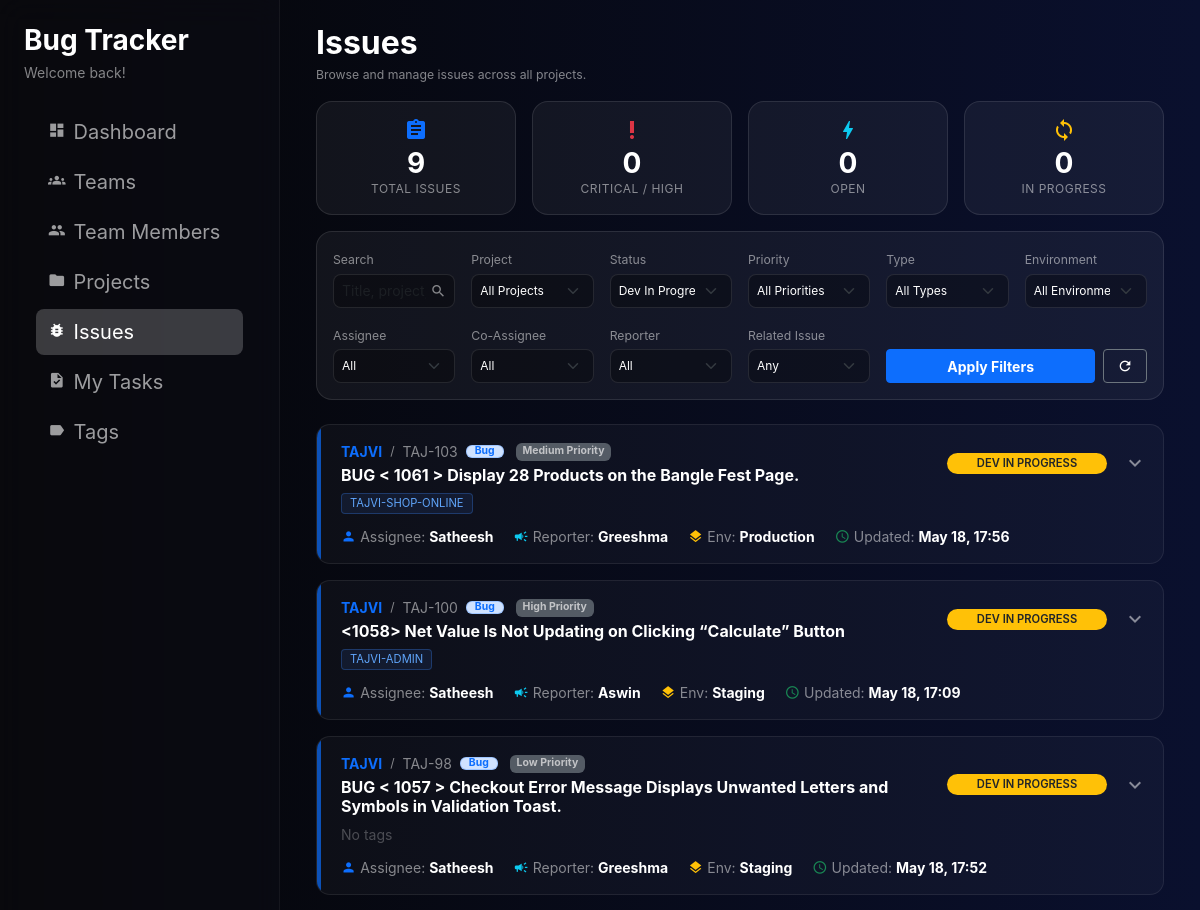
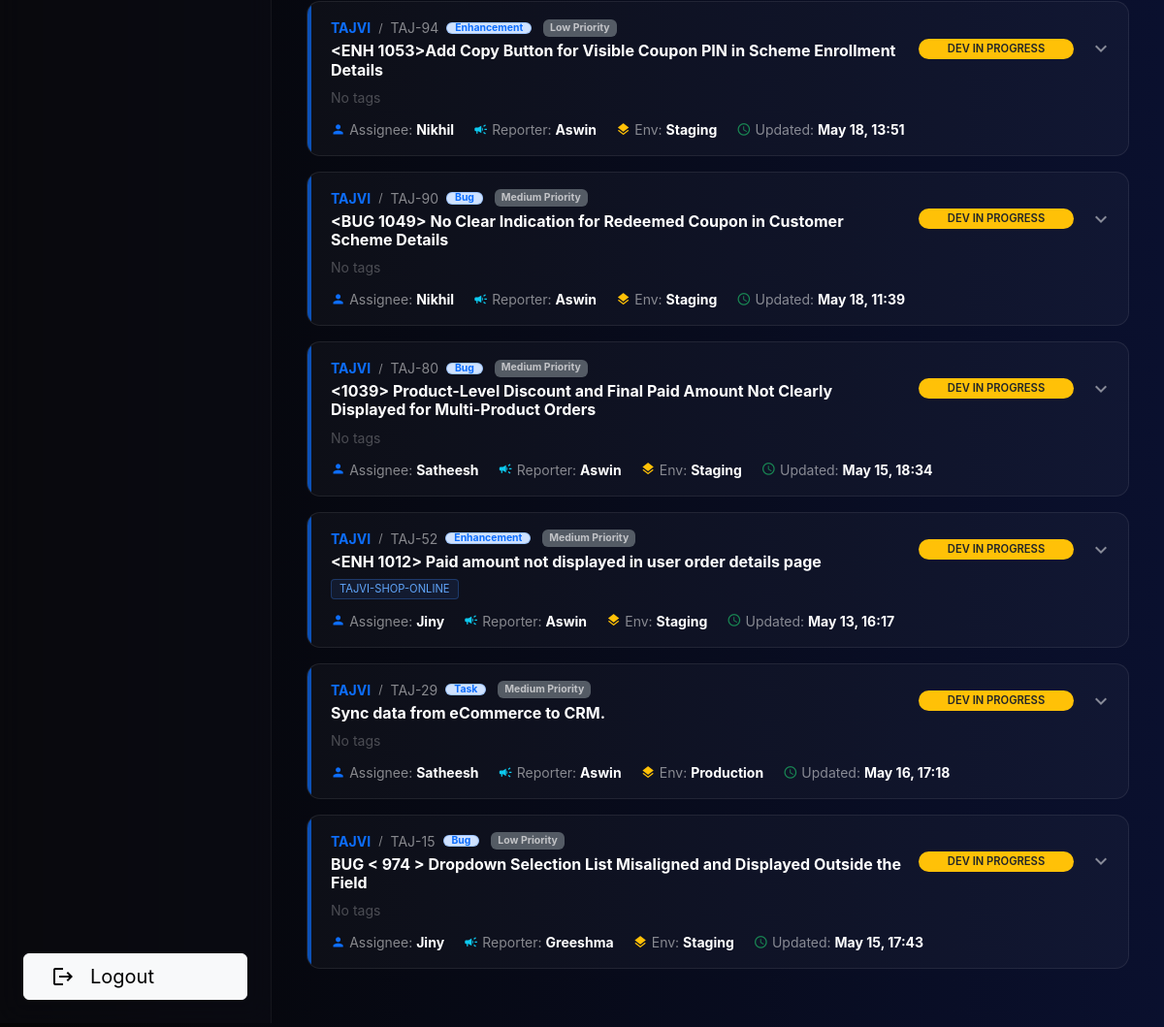
The page /issues/?source=ALL&project=&status=dev_in_progress (signed in) on the database as committed earlier (2 pictures, top to bottom).
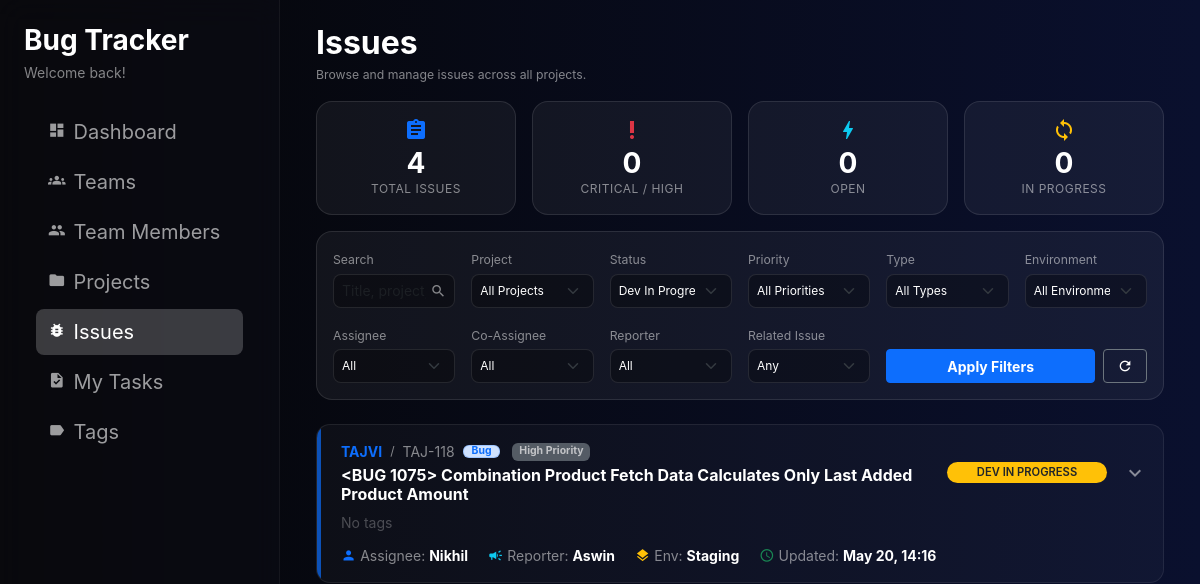
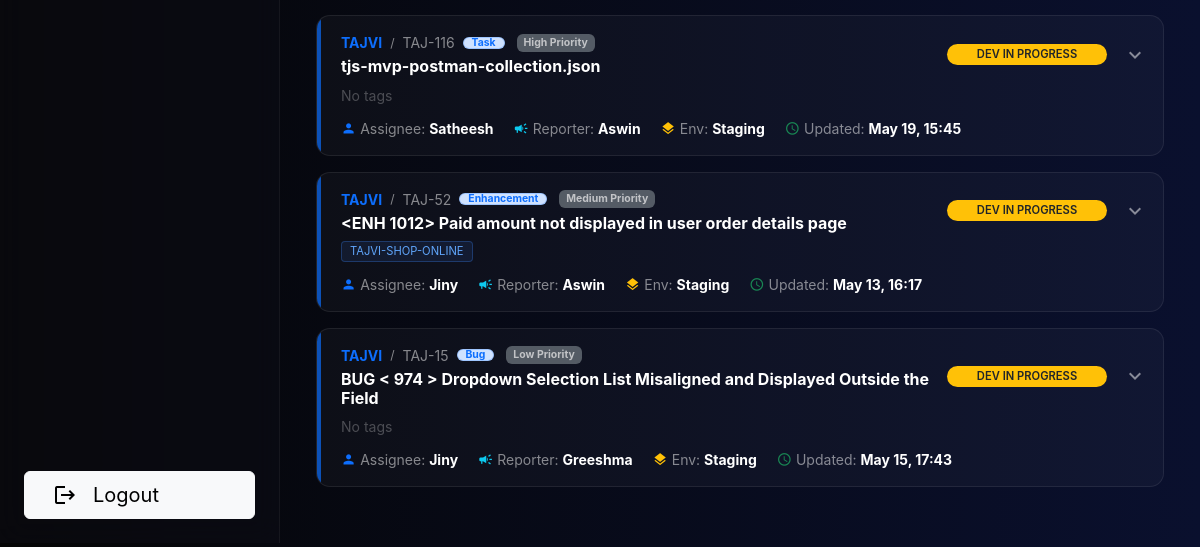
The same page on the database as committed later (2 pictures, top to bottom).
### issues/models.py (models this page shows, shortened)
class Issue(models.Model):
    project = models.ForeignKey(
        Project,
        on_delete=models.CASCADE,
        related_name='issues',
    )
    title = models.CharField(max_length=255)
    description = models.TextField(blank=True)
    issue_type = models.CharField(
        max_length=20,
        choices=IssueTypeChoices.choices,
        default=IssueTypeChoices.TASK,
    )
    drive_url = models.CharField(
        max_length=500,
        null=True,
        blank=True
    )
    reporter = models.ForeignKey(
        settings.AUTH_USER_MODEL,
        on_delete=models.SET_NULL,
        null=True,
        blank=True,
        related_name='reported_issues',
    )
    assignee = models.ForeignKey(
        settings.AUTH_USER_MODEL,
        on_delete=models.SET_NULL,
        null=True,
        blank=True,
        related_name='assigned_issues',
        limit_choices_to={'is_superuser': False},
    )
    co_assignees = models.ManyToManyField(
        settings.AUTH_USER_MODEL,
        blank=True,
        related_name='co_assigned_issues',
        help_text='Additional users assigned to this issue',
        limit_choices_to={'is_superuser': False},
    )
    priority = models.CharField(
        max_length=20,
        choices=IssuePriorityChoices.choices,
        default=IssuePriorityChoices.MEDIUM,
    )
    environment = models.CharField(
        max_length=20,
        choices=IssueEnvironmentChoices.choices,
        default=IssueEnvironmentChoices.STAGING,
    )
    status = models.CharField(
        max_length=20,
        choices=IssueStatusChoices.choices,
        default=IssueStatusChoices.OPEN,
    )
    time_estimate_hours = models.DecimalField(
        max_digits=6,
        decimal_places=2,
        null=True,
        blank=True,
        help_text='Estimated effort in hours',
    )
    related_issue = models.ForeignKey(
        'self',
        on_delete=models.SET_NULL,
        null=True,
        blank=True,
        related_name='related_issues',
        help_text='Optional related or parent issue',
        limit_choices_to={'issue_type': IssueTypeChoices.TASK},  # optional extra safety
    )
    tags = models.ManyToManyField(
        'Tag',
        related_name='issues',
        blank=True,
        help_text='Tags used to classify this issue',
    )
    remarks = models.TextField(blank=True)
    qa_note = models.TextField(blank=True)
    image_1 = CloudinaryField('image', null=True, blank=True)
    image_2 = CloudinaryField('image', null=True, blank=True)
    image_3 = CloudinaryField('image', null=True, blank=True)
    image_4 = CloudinaryField('image', null=True, blank=True)
    created_by = models.ForeignKey(
        settings.AUTH_USER_MODEL,
        on_delete=models.SET_NULL,
        null=True,
        blank=True,
        related_name='created_issues',
    )
    created_at = models.DateTimeField(auto_now_add=True)
    updated_at = models.DateTimeField(auto_now=True)
    class Meta:
        ordering = ['-created_at']
    def is_authorized(self, user):
        if not user or not user.is_authenticated:
            return False
        if user == self.assignee:
            return True
        if self.co_assignees.filter(id=user.id).exists():
            return True
        if user == self.reporter:
            return True
        team_member = getattr(user, 'team_member', None)
        if team_member and team_member.role in getattr(settings, 'MANAGEMENT_ROLES', []):
            return True
        return False

class Project(models.Model):
    name = models.CharField(max_length=255)
    code = models.CharField(max_length=50, unique=True)
    description = models.TextField(blank=True)
    owner = models.ForeignKey(
        settings.AUTH_USER_MODEL,
        on_delete=models.SET_NULL,
        null=True,
        blank=True,
        related_name='owned_projects',
    )
    team = models.ForeignKey(
        'users.Team',  # change this string if your Team model lives elsewhere
        on_delete=models.SET_NULL,
        null=True,
        blank=True,
        related_name='projects',
    )
    is_active = models.BooleanField(default=True)
    created_by = models.ForeignKey(
        settings.AUTH_USER_MODEL,
        on_delete=models.SET_NULL,
        null=True,
        blank=True,
        related_name='created_projects',
    )
    created_at = models.DateTimeField(auto_now_add=True)
    updated_at = models.DateTimeField(auto_now=True)
    class Meta:
        ordering = ['name']

class Tag(models.Model):
    name = models.CharField(max_length=100, unique=True)
    slug = models.SlugField(max_length=120, unique=True, blank=True)
    is_active = models.BooleanField(default=True)
    created_at = models.DateTimeField(auto_now_add=True)
    class Meta:
        ordering = ["name"]

### users/models.py (models this page shows)
class User(AbstractUser):
    pass

### issues/views.py (the view, shortened to what this page needs)
# urls.py: path('issues/', IssueListView.as_view(), name='issue_list'),
class IssueListView(LoginRequiredMixin, ListView):
    model = Issue
    template_name = 'issues/issue_list.html'
    context_object_name = 'issues'
    paginate_by = 50  # Limit to 50 items per page
    def get_queryset(self):
        qs = Issue.objects.select_related('project', 'assignee', 'reporter', 'related_issue').prefetch_related('tags', 'co_assignees')
        search = self.request.GET.get('q', '').strip()
        status = self.request.GET.get('status')
        if status:
            qs = qs.filter(status=status)
        priority = self.request.GET.get('priority')
        if priority:
            qs = qs.filter(priority=priority)
        issue_type = self.request.GET.get('issue_type')
        if issue_type:
            qs = qs.filter(issue_type=issue_type)
        project_id = self.request.GET.get('project')
        if project_id:
            qs = qs.filter(project_id=project_id)
        environment = self.request.GET.get('environment')
        if environment:
            qs = qs.filter(environment=environment)
        source = self.request.GET.get('source')
        if source == 'MINE':
            qs = qs.filter(Q(assignee=self.request.user) | Q(reporter=self.request.user) | Q(co_assignees=self.request.user))
        assignee_id = self.request.GET.get('assignee')
        if assignee_id:
            if assignee_id == 'me':
                qs = qs.filter(assignee=self.request.user)
            else:
                qs = qs.filter(assignee_id=assignee_id)
        co_assignee_id = self.request.GET.get('co_assignee')
        if co_assignee_id:
            if co_assignee_id == 'me':
                qs = qs.filter(co_assignees=self.request.user)
            else:
                qs = qs.filter(co_assignees=co_assignee_id)
        reporter_id = self.request.GET.get('reporter')
        if reporter_id:
            if reporter_id == 'me':
                qs = qs.filter(reporter=self.request.user)
            else:
                qs = qs.filter(reporter_id=reporter_id)
        assigned_only = self.request.GET.get('assigned')
        if assigned_only == '1':
            qs = qs.filter(assignee__isnull=False)
        related_filter = self.request.GET.get('related_filter')
        if related_filter == 'has':
            qs = qs.filter(related_issue__isnull=False)
        elif related_filter == 'none':
            qs = qs.filter(related_issue__isnull=True)
        related_issue_id = self.request.GET.get('related_issue')
        if related_issue_id:
            qs = qs.filter(related_issue_id=related_issue_id)
        return qs.distinct() if (search or co_assignee_id or source == 'MINE') else qs
    def get_context_data(self, **kwargs):
        context = super().get_context_data(**kwargs)
        for issue in context['issues']:
            issue.can_edit = issue.is_authorized(self.request.user)
        queries_without_page = self.request.GET.copy()
        if 'page' in queries_without_page:
            del queries_without_page['page']
        context['current_filters'] = queries_without_page.urlencode()
        context['search'] = self.request.GET.get('q')
        context['selected_project_id'] = self.request.GET.get('project')
        context['selected_source'] = self.request.GET.get('source')
        context['projects'] = Project.objects.all()
        User = get_user_model()
        context['assignees'] = (
            User.objects.filter(Q(assigned_issues__isnull=False) | Q(co_assigned_issues__isnull=False))
            .distinct()
        )
        context['reporters'] = (
            User.objects.filter(reported_issues__isnull=False)
            .distinct()
        )
        context['related_issues'] = Issue.objects.filter(
            issue_type=IssueTypeChoices.TASK
        ).order_by('title')
        context['IssueStatusChoices'] = IssueStatusChoices
        context['IssuePriorityChoices'] = IssuePriorityChoices
        context['IssueEnvironmentChoices'] = IssueEnvironmentChoices
        context['IssueTypeChoices'] = IssueTypeChoices
        return context

### templates/issues/issue_list.html (shortened to what the changed rows need)
{% extends "users/index.html" %}
{% load text_filters %}
{% block dashboard_content %}
<div class="dashboard-viewport-flex">
    <div class="sticky-top-section">
        <div class="row mb-3 align-items-center">
            <div class="col">
                <h2 class="text-white fw-bold mb-1">Issues</h2>
            </div>
        </div>
        <div class="row g-3 mb-3">
            <div class="col-6 col-lg-3">
                <div class="metric-card p-3 text-center text-white">
                    <span class="material-icons text-primary mb-1">assignment</span>
                    <h3 class="fw-bold mb-0">{{ paginator.count|default:issues.count }}</h3>
                    <p class="small mb-0 opacity-50 text-uppercase">Total Issues</p>
                </div>
            </div>
        </div>
    </div>
    <div class="scrollable-issues-region mt-1">
        {% if issues %}
        <div class="row g-3">
            {% for issue in issues %}
                <div class="col-12">
                    <div class="issue-card p-3 text-white position-relative">
                        <div class="position-absolute start-0 top-0 bottom-0 bg-{% if issue.status == 'done' %}success{% elif issue.priority == 'critical' %}danger{% else %}primary{% endif %}" style="width: 4px; opacity: 0.7;"></div>
                        <div class="ms-2">
                            <div class="d-flex flex-column flex-md-row justify-content-between align-items-start align-items-md-center gap-3 mb-2"
                                 data-bs-toggle="collapse"
                                 data-bs-target="#collapseIssue{{ issue.pk }}"
                                 style="cursor: pointer;"
                                 role="button"
                                 aria-expanded="false"
                                 aria-controls="collapseIssue{{ issue.pk }}">
                                <div class="flex-grow-1">
                                    <div class="d-flex align-items-center flex-wrap gap-2 mb-1">
                                        <span class="text-primary smaller fw-bold uppercase tracking-wider">{{ issue.project.name }}</span>
                                        <span class="text-white-50 small">/</span>
                                        <span class="text-white-50 smaller">
                                            {% if issue.project.code %}{{ issue.project.code }}-{{ issue.pk }}{% else %}#{{ issue.pk }}{% endif %}
                                        </span>
                                        <span class="badge bg-primary-subtle text-primary smaller px-2 py-0 border border-primary border-opacity-25" style="font-size: 0.65rem;">
                                            {{ issue.get_issue_type_display }}
                                        </span>
                                        <span class="badge bg-secondary smaller opacity-75 ms-1">{{ issue.get_priority_display }} Priority</span>
                                    </div>
                                    <h6 class="fw-bold mb-0 text-white">
                                        {{ issue.title }}
                                    </h6>
                                </div>
                                <div class="d-flex align-items-center gap-3 align-self-stretch align-self-md-center justify-content-between justify-content-md-end">
                                    <span class="status-pill bg-{% if issue.status == 'open' %}info{% elif issue.status == 'done' %}success{% else %}warning{% endif %} text-dark text-center" style="width:160px; display: inline-block;">
                                        {{ issue.get_status_display }}
                                    </span>
                                    <span class="material-icons text-white-50 Accordion-arrow-icon" style="transition: transform 0.2s ease;">expand_more</span>
                                </div>
                            </div>
                            <div class="mb-2 d-flex flex-wrap gap-1">
                                {% for tag in issue.tags.all %}
                                    <span class="issue-tag-pill">{{ tag.name }}</span>
                                {% empty %}
                                    <span class="text-white-50 smaller italic opacity-50">No tags</span>
                                {% endfor %}
                            </div>
                            <div class="d-flex flex-wrap align-items-center gap-y-1 smaller text-white-50 pt-1" style="column-gap: 1.25rem !important;">
                                <div class="d-flex align-items-center gap-1">
                                    <span class="material-icons text-primary" style="font-size: 0.95rem;">person</span>
                                    <span>Assignee:
                                        <strong class="text-white">
                                            {% if issue.assignee %}
                                                {{ issue.assignee.get_short_name|default:issue.assignee.username }}
                                            {% else %}
                                                Unassigned
                                            {% endif %}
                                        </strong>
                                    </span>
                                </div>
                                <div class="d-flex align-items-center gap-1">
                                    <span class="material-icons text-info" style="font-size: 0.95rem;">campaign</span>
                                    <span>Reporter:
                                        <strong class="text-white">
                                            {% if issue.reporter %}
                                                {{ issue.reporter.get_short_name|default:issue.reporter.username }}
                                            {% else %}
                                                -
                                            {% endif %}
                                        </strong>
                                    </span>
                                </div>
                                <div class="d-flex align-items-center gap-1">
                                    <span class="material-icons text-warning" style="font-size: 0.95rem;">layers</span>
                                    <span>Env: <strong class="text-white">{{ issue.get_environment_display }}</strong></span>
                                </div>
                                <div class="d-flex align-items-center gap-1">
                                    <span class="material-icons text-success" style="font-size: 0.95rem;">schedule</span>
                                    <span>Updated: <strong class="text-white">{{ issue.updated_at|date:"M d, H:i" }}</strong></span>
                                </div>
                            </div>
                        </div>
                    </div>
                </div>
            {% endfor %}
        </div>
        {% else %}
            <div class="metric-card text-center py-5 text-white mt-3">
                <span class="material-icons fs-1 text-white-50 mb-2">search_off</span>
                <p class="text-white-50 mb-0">No issues found matching your current filters.</p>
            </div>
        {% endif %}
    </div>
</div>
{% endblock %}

Rows that differ between the two databases and show on the page:
no longer on this page (row edited): Issue: project.name "TAJVI", project.code "TAJ", pk "103", issue_type "Bug", priority "Medium", title "BUG < 1061 > Display 28 Products on the Bangle Fest Page.", status "DEV IN PROGRESS", assignee.get_short_name "Satheesh", reporter.get_short_name "Greeshma", environment "Production", updated_at "May 18, 17:56", Tag (name "TAJVI-SHOP-ONLINE")
no longer on this page (row edited): Issue: project.name "TAJVI", project.code "TAJ", pk "100", issue_type "Bug", priority "High", title "<1058> Net Value Is Not Updating on Clicking “Calculate” Button", status "DEV IN PROGRESS", assignee.get_short_name "Satheesh", reporter.get_short_name "Aswin", environment "Staging", updated_at "May 18, 17:09"
no longer on this page (row unchanged): Tag: name "TAJVI-ADMIN", shown under "TAJVI"
no longer on this page (row edited): Issue: project.name "TAJVI", project.code "TAJ", pk "98", issue_type "Bug", priority "Low", title "BUG < 1057 > Checkout Error Message Displays Unwanted Letters and Symbols in Validation Toast.", status "DEV IN PROGRESS", assignee.get_short_name "Satheesh", reporter.get_short_name "Greeshma", environment "Staging", updated_at "May 18, 17:52"
no longer on this page (row edited): Issue: project.name "TAJVI", project.code "TAJ", pk "94", issue_type "Enhancement", priority "Low", title "<ENH 1053>Add Copy Button for Visible Coupon PIN in Scheme Enrollment Details", status "DEV IN PROGRESS", assignee.get_short_name "Nikhil", reporter.get_short_name "Aswin", environment "Staging", updated_at "May 18, 13:51"
no longer on this page (row edited): Issue: project.name "TAJVI", project.code "TAJ", pk "90", issue_type "Bug", priority "Medium", title "<BUG 1049> No Clear Indication for Redeemed Coupon in Customer Scheme Details", status "DEV IN PROGRESS", assignee.get_short_name "Nikhil", reporter.get_short_name "Aswin", environment "Staging", updated_at "May 18, 11:39"
no longer on this page (row edited): Issue: project.name "TAJVI", project.code "TAJ", pk "80", issue_type "Bug", priority "Medium", title "<1039> Product-Level Discount and Final Paid Amount Not Clearly Displayed for Multi-Product Orders", status "DEV IN PROGRESS", assignee.get_short_name "Satheesh", reporter.get_short_name "Aswin", environment "Staging", updated_at "May 15, 18:34"
no longer on this page (row edited): Issue: project.name "TAJVI", project.code "TAJ", pk "29", issue_type "Task", priority "Medium", title "Sync data from eCommerce to CRM.", status "DEV IN PROGRESS", assignee.get_short_name "Satheesh", reporter.get_short_name "Aswin", environment "Production", updated_at "May 16, 17:18"
added Issue: project.name "TAJVI", project.code "TAJ", pk "118", issue_type "Bug", priority "High", title "<BUG 1075> Combination Product Fetch Data Calculates Only Last Added Product Amount", status "DEV IN PROGRESS", assignee.get_short_name "Nikhil", reporter.get_short_name "Aswin", environment "Staging", updated_at "May 20, 14:16"
added Issue: project.name "TAJVI", project.code "TAJ", pk "116", issue_type "Task", priority "High", title "tjs-mvp-postman-collection.json", status "DEV IN PROGRESS", assignee.get_short_name "Satheesh", reporter.get_short_name "Aswin", environment "Staging", updated_at "May 19, 15:45"
Other text that changed with them:
{{ paginator.count|default:issues.count }}: "9" → "4"
